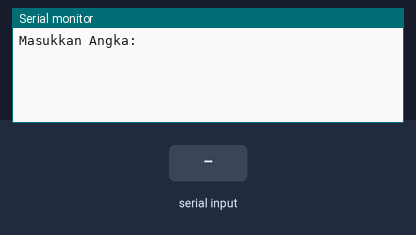
Bench run of a sketch on a simulated Arduino Uno, built with avr-gcc and run on an emulated ATmega328P. Shown: the last lines printed to the serial monitor. Inputs (shaded band) come from the test bench.

Above: at 1.2 s.
1.3 s: "90,45\n" received over Serial
At 3.5 s:
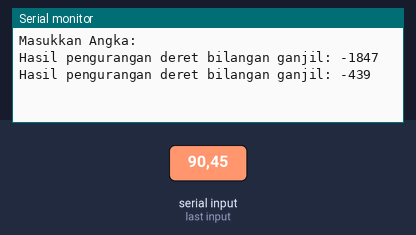
3.8 s: "30,150\n" received over Serial
At 5.4 s:
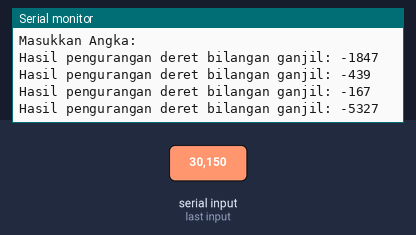
Timing chart, 0 to 6.9 s (numbered marks = the images above; inputs shaded):
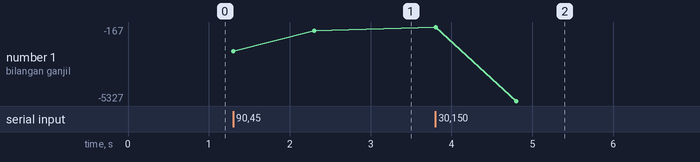

Measured:
- after the input at 1.3 s, the serial monitor: prints a new line at once (image 1)
- after the input at 3.8 s, the serial monitor: prints a new line at once (image 2)
- plotted number 1: -439 → -5327 after the input at 3.8 s

The sketch:

Soal-7.ino
```cpp
int number, deretKurangGanjil;

void setup() {
  Serial.begin(9600);
  Serial.println("Masukkan Angka: ");
}

void loop() {
  if(Serial.available() > 1) {
    number = Serial.parseInt();
    deretKurangGanjil = (number % 2 == 1) ? number : number - 1;

    for(int i = deretKurangGanjil - 2; i > 0; i-=2) {
      deretKurangGanjil -= i;
    }

    // Opsi Cara ke 2
    // int i = deretKurangGanjil - 2;
    // do {
    //   deretKurangGanjil -= i;
    //   i -= 2;
    // } while (i > 0);

    Serial.print("Hasil pengurangan deret bilangan ganjil: ");
    Serial.println(deretKurangGanjil);
    delay(1000);
  }
}
```
